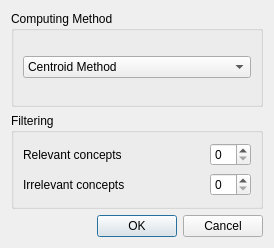
<?xml version="1.0" encoding="UTF-8"?>
<ui version="4.0">
 <class>Config</class>
 <widget class="QWidget" name="Config">
  <property name="geometry">
   <rect>
    <x>0</x>
    <y>0</y>
    <width>274</width>
    <height>248</height>
   </rect>
  </property>
  <property name="windowTitle">
   <string>Form</string>
  </property>
  <layout class="QVBoxLayout" name="verticalLayout_2">
   <item>
    <widget class="QGroupBox" name="groupBox_2">
     <property name="title">
      <string>Computing Method</string>
     </property>
     <layout class="QVBoxLayout" name="verticalLayout_3">
      <item>
       <widget class="QComboBox" name="Method">
        <item>
         <property name="text">
          <string>Centroid Method</string>
         </property>
        </item>
        <item>
         <property name="text">
          <string>Prototype Method</string>
         </property>
        </item>
       </widget>
      </item>
     </layout>
    </widget>
   </item>
   <item>
    <widget class="QGroupBox" name="groupBox">
     <property name="title">
      <string>Filtering</string>
     </property>
     <layout class="QVBoxLayout" name="verticalLayout">
      <item>
       <layout class="QHBoxLayout" name="_2">
        <item>
         <widget class="QLabel" name="textLabel1">
          <property name="whatsThis">
           <string/>
          </property>
          <property name="text">
           <string>Relevant concepts</string>
          </property>
          <property name="wordWrap">
           <bool>false</bool>
          </property>
         </widget>
        </item>
        <item>
         <spacer name="spacer2">
          <property name="orientation">
           <enum>Qt::Horizontal</enum>
          </property>
          <property name="sizeType">
           <enum>QSizePolicy::Expanding</enum>
          </property>
          <property name="sizeHint" stdset="0">
           <size>
            <width>40</width>
            <height>20</height>
           </size>
          </property>
         </spacer>
        </item>
        <item>
         <widget class="QSpinBox" name="LMax"/>
        </item>
       </layout>
      </item>
      <item>
       <layout class="QHBoxLayout" name="_3">
        <item>
         <widget class="QLabel" name="textLabel1bis">
          <property name="toolTip">
           <string/>
          </property>
          <property name="whatsThis">
           <string/>
          </property>
          <property name="text">
           <string>Irrelevant concepts</string>
          </property>
          <property name="wordWrap">
           <bool>false</bool>
          </property>
         </widget>
        </item>
        <item>
         <spacer name="spacer2bis">
          <property name="orientation">
           <enum>Qt::Horizontal</enum>
          </property>
          <property name="sizeType">
           <enum>QSizePolicy::Expanding</enum>
          </property>
          <property name="sizeHint" stdset="0">
           <size>
            <width>40</width>
            <height>20</height>
           </size>
          </property>
         </spacer>
        </item>
        <item>
         <widget class="QSpinBox" name="LMin"/>
        </item>
       </layout>
      </item>
     </layout>
    </widget>
   </item>
   <item>
    <widget class="QDialogButtonBox" name="buttonBox">
     <property name="standardButtons">
      <set>QDialogButtonBox::Cancel|QDialogButtonBox::Ok</set>
     </property>
    </widget>
   </item>
  </layout>
 </widget>
 <resources/>
 <connections/>
</ui>
